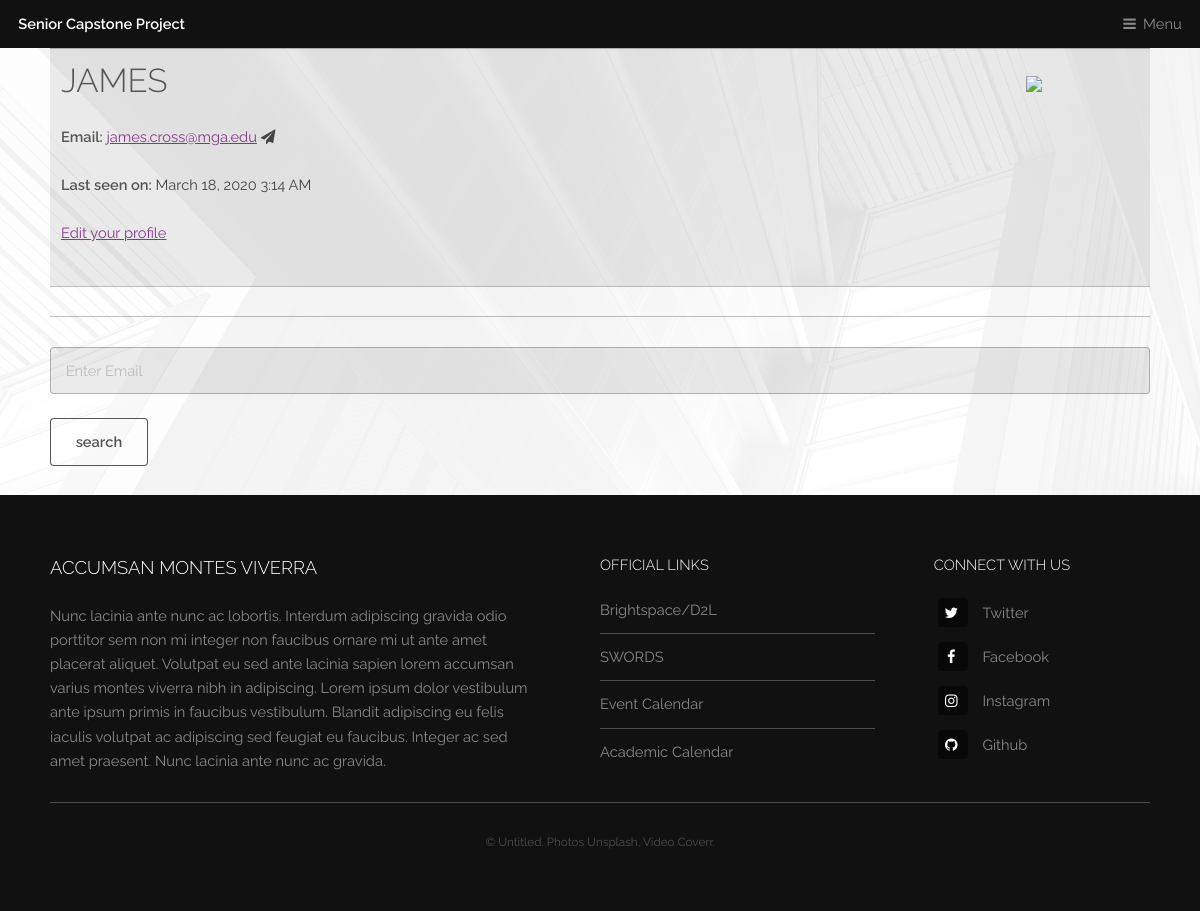
Page /user/983000000 (signed in) on the earlier database version.
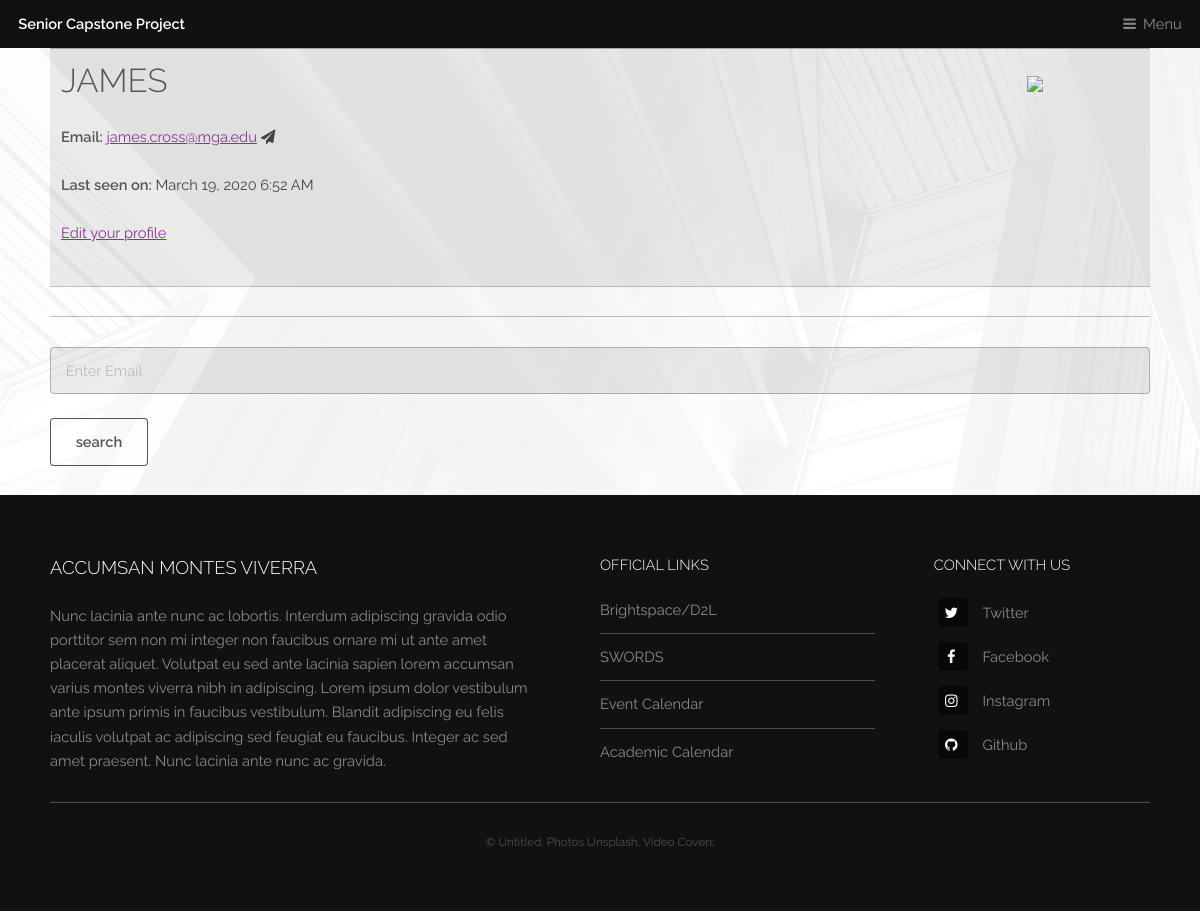
Same page on the later database version.
### app/models.py (models this page shows, shortened)
class User(db.Model, UserMixin):
    id = db.Column(db.Integer, primary_key=True)
    username = db.Column(db.String(20), unique=True, nullable=False)
    stu_id = db.Column(db.String(9), unique=True, nullable=False)
    email = db.Column(db.String(60), unique=True, nullable=False)
    image_file = db.Column(db.String(20), nullable=False, default='default.jpg')
    about_me = db.Column(db.String(250))
    last_seen = db.Column(db.DateTime, default=datetime.today())
    password = db.Column(db.String(30), nullable=False)
    posts = db.relationship('Post', backref='author', lazy=True)

### app/routes.py (the view)
@login_required
def account(stu_id):
    user = User.query.filter_by(stu_id=stu_id).first_or_404()
    image_file = url_for('static', filename=f'images/profile_pics/{current_user.image_file}')
    return render_template('account.html', user=user, title='Account', image_file=image_file)

### app/models.py (called while the page is built)
@login_manager.user_loader
def load_user(user_id):
    return User.query.get(int(user_id))

### app/routes.py (called while the page is built)
@app.before_request
def before_request():
    if current_user.is_authenticated:
        current_user.last_seen = datetime.utcnow()
        db.session.commit()

### app/templates/account.html (shortened to what this page needs)
{% extends 'template.html' %}
{% block content %}
    <div class="inner">
        <div class="content">
            <table valign="top">
                <tr align="left">
                     <td valign="top"><h2>{{ user.username }}</h2>
                        <p>
                            {% if user.email %}
                                <b>Email: </b>  <a href="mailto:{{ user.email }}">{{ user.email }}</a>
                                <i class="icon fa-paper-plane"></i>
                            {% endif %}<br>
                            {% if user.about_me %}<b>About: </b>  {{ user.about_me }}{% endif %}<br>
                            {% if user.last_seen %}<b>Last seen on: </b>{{  moment(user.last_seen).format('LLL') }}{% endif %}
                            {% if user == current_user %}
                                <br><br><a href="{{ url_for('edit_profile') }}">Edit your profile</a>
                            {% endif %}
                        </p>
                    </td>
                    <td align="center bottom">
                        <img src="{{ image_file }}">
                    </td>
                </tr>
            </table>
            <hr>
            <form action="#" method="POST">
                <input type="email" name="email" placeholder="Enter Email" value="{{ email if email }}" />
                <br>
                <input type="submit" value="search" />
            </form>
        </div>
    </div>
{% endblock %}

### app/templates/template.html (shortened to what this page needs)
<!DOCTYPE HTML>
<html prefix="og: http://ogp.me/ns#">
	<head>
		<link rel="stylesheet" href="{{ url_for('static', filename='assets/css/main.css') }}" />
	</head>
	<body class="is-preload">
        <header id="header">
            <a class="logo" href="{{ url_for('home') }}">Senior Capstone Project</a>
            <nav>
                <a href="#menu">Menu</a>
            </nav>
        </header>
        {% block content %}{% endblock %}
        <footer id="footer">
            <div class="inner">
                <div class="content">
                    <section>
                        <h3>Accumsan montes viverra</h3>
                        <p>Nunc lacinia ante nunc ac lobortis. Interdum adipiscing gravida odio porttitor sem non mi integer non faucibus ornare mi ut ante amet placerat aliquet. Volutpat eu sed ante lacinia sapien lorem accumsan varius montes viverra nibh in adipiscing. Lorem ipsum dolor vestibulum ante ipsum primis in faucibus vestibulum. Blandit adipiscing eu felis iaculis volutpat ac adipiscing sed feugiat eu faucibus. Integer ac sed amet praesent. Nunc lacinia ante nunc ac gravida.</p>
                    </section>
                    <section>
                        <h4>Official Links</h4>
                        <ul class="alt">
                            <li><a target="#" href="https://www.mga.edu/d2l/index.php">Brightspace/D2L</a></li>
                            <li><a target="#" href="https://www.mga.edu/technology/services/banner.php">SWORDS</a></li>
                            <li><a target="#" href="https://go.activecalendar.com/mga/">Event Calendar</a></li>
                            <li><a target="#" href="https://www.mga.edu/academics/calendars/index.php">Academic Calendar</a></li>
                        </ul>
                    </section>
                    <section>
                        <h4>Connect with us</h4>
                        <ul class="plain">
                            <li><a target="#" href="https://twitter.com/MGAstateU"><i class="icon fa-twitter">&nbsp;</i>Twitter</a></li>
                            <li><a target="#" href="https://www.facebook.com/MiddleGeorgiaStateUniversity2"><i class="icon fa-facebook">&nbsp;</i>Facebook</a></li>
                            <li><a target="#" href="https://www.instagram.com/mgastateu/"><i class="icon fa-instagram">&nbsp;</i>Instagram</a></li>
                            <li><a target="#" href="https://github.com/ottter/capstone"><i class="icon fa-github">&nbsp;</i>Github</a></li>
                        </ul>
                    </section>
                </div>
                <div class="copyright">
                    &copy; Untitled. Photos <a href="https://unsplash.com">Unsplash</a>, Video <a href="https://coverr.co">Coverr</a>.
                </div>
            </div>
        </footer>
</body>
</html>

Differences in the rows shown:
changed User "JAMES": last_seen "March 18, 2020 3:14 AM" → "March 19, 2020 6:52 AM"
